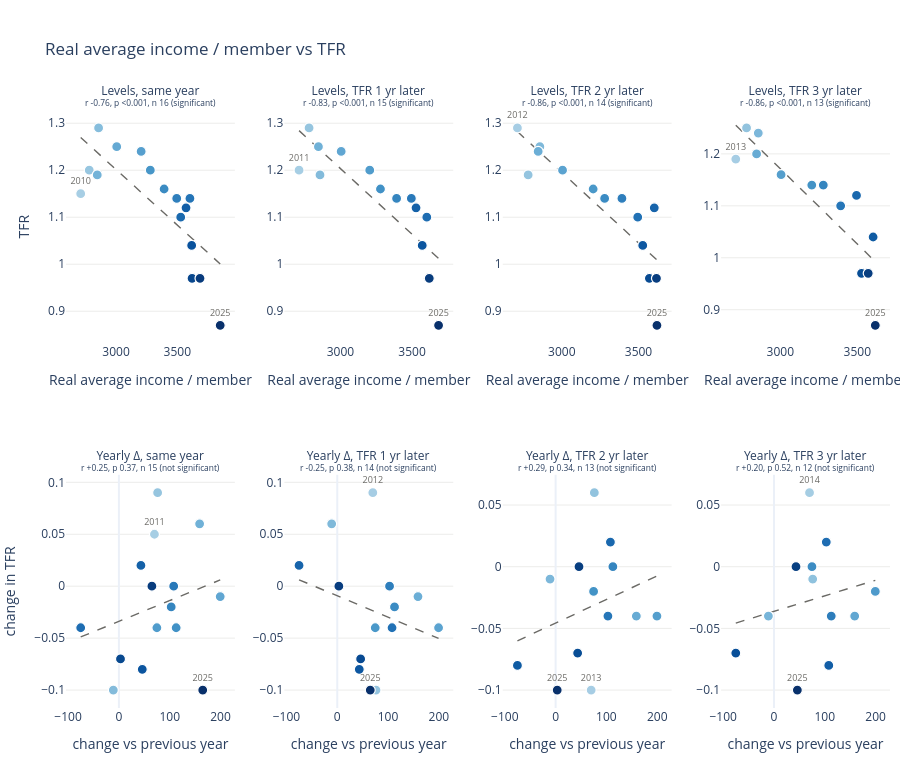

The cell this chart's notebook holds for it:
### Markdown cell above
**Average income per member (nominal).** Levels: r −0.86 to −0.93, all p < 0.001. Yearly change: same year r +0.12, p 0.68; lag 1 −0.34, p 0.24; lag 2 +0.17, p 0.57; lag 3 +0.06, p 0.85. None of these is significant.

### Code cell
link_scatters("PM_Avg_Real_2010")

### Figure 1 — Plotly figure (JSON) as saved in the notebook; plotly's stock layout.template omitted (floating-point values rounded to 4 significant figures)
{"data": [{"hoverinfo": "skip", "line": {"color": "#6b6a66", "dash": "dash", "width": 1.4}, "mode": "lines", "type": "scatter", "x": [2711.0, 2750.0, 2790.0, 2829.0, 2868.0, 2907.0, 2947.0, 2986.0, 3025.0, 3065.0, 3104.0, 3143.0, 3182.0, 3222.0, 3261.0, 3300.0, 3339.0, 3379.0, 3418.0, 3457.0, 3497.0, 3536.0, 3575.0, 3614.0, 3654.0, 3693.0, 3732.0, 3772.0, 3811.0, 3850.0], "xaxis": "x", "y": [1.27, 1.26, 1.251, 1.242, 1.232, 1.223, 1.214, 1.205, 1.195, 1.186, 1.177, 1.168, 1.158, 1.149, 1.14, 1.13, 1.121, 1.112, 1.103, 1.093, 1.084, 1.075, 1.066, 1.056, 1.047, 1.038, 1.028, 1.019, 1.01, 1.001], "yaxis": "y"}, {"customdata": [2010, 2011, 2012, 2013, 2014, 2015, 2016, 2017, 2018, 2019, 2020, 2021, 2022, 2023, 2024, 2025], "hovertemplate": "<b>%{customdata}</b><br>Real average income / member: %{x:,.3f}<br>TFR: %{y:,.3f}<extra></extra>", "marker": {"cmax": 2025, "cmin": 2002.0, "color": [2010, 2011, 2012, 2013, 2014, 2015, 2016, 2017, 2018, 2019, 2020, 2021, 2022, 2023, 2024, 2025], "colorscale": [[0.0, "rgb(247,251,255)"], [0.125, "rgb(222,235,247)"], [0.25, "rgb(198,219,239)"], [0.375, "rgb(158,202,225)"], [0.5, "rgb(107,174,214)"], [0.625, "rgb(66,146,198)"], [0.75, "rgb(33,113,181)"], [0.875, "rgb(8,81,156)"], [1.0, "rgb(8,48,107)"]], "line": {"color": "white", "width": 1.2}, "size": 10}, "mode": "markers+text", "text": ["2010", "", "", "", "", "", "", "", "", "", "", "", "", "", "", "2025"], "textfont": {"color": "#6b6a66", "size": 9}, "textposition": "top center", "type": "scatter", "x": [2711.0, 2781.0, 2857.0, 2846.0, 3005.0, 3205.0, 3279.0, 3392.0, 3495.0, 3603.0, 3528.0, 3571.0, 3617.0, 3620.0, 3685.0, 3850.0], "xaxis": "x", "y": [1.15, 1.2, 1.29, 1.19, 1.25, 1.24, 1.2, 1.16, 1.14, 1.14, 1.1, 1.12, 1.04, 0.97, 0.97, 0.87], "yaxis": "y"}, {"hoverinfo": "skip", "line": {"color": "#6b6a66", "dash": "dash", "width": 1.4}, "mode": "lines", "type": "scatter", "x": [2711.0, 2745.0, 2778.0, 2812.0, 2845.0, 2879.0, 2913.0, 2946.0, 2980.0, 3013.0, 3047.0, 3080.0, 3114.0, 3148.0, 3181.0, 3215.0, 3248.0, 3282.0, 3316.0, 3349.0, 3383.0, 3416.0, 3450.0, 3484.0, 3517.0, 3551.0, 3584.0, 3618.0, 3652.0, 3685.0], "xaxis": "x2", "y": [1.284, 1.275, 1.265, 1.256, 1.247, 1.237, 1.228, 1.219, 1.209, 1.2, 1.19, 1.181, 1.172, 1.162, 1.153, 1.143, 1.134, 1.125, 1.115, 1.106, 1.097, 1.087, 1.078, 1.068, 1.059, 1.05, 1.04, 1.031, 1.021, 1.012], "yaxis": "y2"}, {"customdata": [2011, 2012, 2013, 2014, 2015, 2016, 2017, 2018, 2019, 2020, 2021, 2022, 2023, 2024, 2025], "hovertemplate": "<b>%{customdata}</b><br>Real average income / member: %{x:,.3f}<br>TFR: %{y:,.3f}<extra></extra>", "marker": {"cmax": 2025, "cmin": 2004.0, "color": [2011, 2012, 2013, 2014, 2015, 2016, 2017, 2018, 2019, 2020, 2021, 2022, 2023, 2024, 2025], "colorscale": [[0.0, "rgb(247,251,255)"], [0.125, "rgb(222,235,247)"], [0.25, "rgb(198,219,239)"], [0.375, "rgb(158,202,225)"], [0.5, "rgb(107,174,214)"], [0.625, "rgb(66,146,198)"], [0.75, "rgb(33,113,181)"], [0.875, "rgb(8,81,156)"], [1.0, "rgb(8,48,107)"]], "line": {"color": "white", "width": 1.2}, "size": 10}, "mode": "markers+text", "text": ["2011", "", "", "", "", "", "", "", "", "", "", "", "", "", "2025"], "textfont": {"color": "#6b6a66", "size": 9}, "textposition": "top center", "type": "scatter", "x": [2711.0, 2781.0, 2857.0, 2846.0, 3005.0, 3205.0, 3279.0, 3392.0, 3495.0, 3603.0, 3528.0, 3571.0, 3617.0, 3620.0, 3685.0], "xaxis": "x2", "y": [1.2, 1.29, 1.19, 1.25, 1.24, 1.2, 1.16, 1.14, 1.14, 1.1, 1.12, 1.04, 0.97, 0.97, 0.87], "yaxis": "y2"}, {"hoverinfo": "skip", "line": {"color": "#6b6a66", "dash": "dash", "width": 1.4}, "mode": "lines", "type": "scatter", "x": [2711.0, 2742.0, 2774.0, 2805.0, 2836.0, 2868.0, 2899.0, 2930.0, 2962.0, 2993.0, 3025.0, 3056.0, 3087.0, 3119.0, 3150.0, 3181.0, 3213.0, 3244.0, 3275.0, 3307.0, 3338.0, 3369.0, 3401.0, 3432.0, 3463.0, 3495.0, 3526.0, 3557.0, 3589.0, 3620.0], "xaxis": "x3", "y": [1.282, 1.273, 1.263, 1.254, 1.244, 1.235, 1.226, 1.216, 1.207, 1.197, 1.188, 1.179, 1.169, 1.16, 1.15, 1.141, 1.131, 1.122, 1.113, 1.103, 1.094, 1.084, 1.075, 1.066, 1.056, 1.047, 1.037, 1.028, 1.018, 1.009], "yaxis": "y3"}, {"customdata": [2012, 2013, 2014, 2015, 2016, 2017, 2018, 2019, 2020, 2021, 2022, 2023, 2024, 2025], "hovertemplate": "<b>%{customdata}</b><br>Real average income / member: %{x:,.3f}<br>TFR: %{y:,.3f}<extra></extra>", "marker": {"cmax": 2025, "cmin": 2005.0, "color": [2012, 2013, 2014, 2015, 2016, 2017, 2018, 2019, 2020, 2021, 2022, 2023, 2024, 2025], "colorscale": [[0.0, "rgb(247,251,255)"], [0.125, "rgb(222,235,247)"], [0.25, "rgb(198,219,239)"], [0.375, "rgb(158,202,225)"], [0.5, "rgb(107,174,214)"], [0.625, "rgb(66,146,198)"], [0.75, "rgb(33,113,181)"], [0.875, "rgb(8,81,156)"], [1.0, "rgb(8,48,107)"]], "line": {"color": "white", "width": 1.2}, "size": 10}, "mode": "markers+text", "text": ["2012", "", "", "", "", "", "", "", "", "", "", "", "", "2025"], "textfont": {"color": "#6b6a66", "size": 9}, "textposition": "top center", "type": "scatter", "x": [2711.0, 2781.0, 2857.0, 2846.0, 3005.0, 3205.0, 3279.0, 3392.0, 3495.0, 3603.0, 3528.0, 3571.0, 3617.0, 3620.0], "xaxis": "x3", "y": [1.29, 1.19, 1.25, 1.24, 1.2, 1.16, 1.14, 1.14, 1.1, 1.12, 1.04, 0.97, 0.97, 0.87], "yaxis": "y3"}, {"hoverinfo": "skip", "line": {"color": "#6b6a66", "dash": "dash", "width": 1.4}, "mode": "lines", "type": "scatter", "x": [2711.0, 2742.0, 2773.0, 2805.0, 2836.0, 2867.0, 2898.0, 2930.0, 2961.0, 2992.0, 3023.0, 3055.0, 3086.0, 3117.0, 3148.0, 3180.0, 3211.0, 3242.0, 3273.0, 3305.0, 3336.0, 3367.0, 3398.0, 3430.0, 3461.0, 3492.0, 3523.0, 3555.0, 3586.0, 3617.0], "xaxis": "x4", "y": [1.255, 1.246, 1.237, 1.228, 1.219, 1.21, 1.201, 1.192, 1.183, 1.174, 1.165, 1.155, 1.146, 1.137, 1.128, 1.119, 1.11, 1.101, 1.092, 1.083, 1.074, 1.065, 1.056, 1.047, 1.038, 1.029, 1.02, 1.011, 1.002, 0.9926], "yaxis": "y4"}, {"customdata": [2013, 2014, 2015, 2016, 2017, 2018, 2019, 2020, 2021, 2022, 2023, 2024, 2025], "hovertemplate": "<b>%{customdata}</b><br>Real average income / member: %{x:,.3f}<br>TFR: %{y:,.3f}<extra></extra>", "marker": {"cmax": 2025, "cmin": 2006.0, "color": [2013, 2014, 2015, 2016, 2017, 2018, 2019, 2020, 2021, 2022, 2023, 2024, 2025], "colorscale": [[0.0, "rgb(247,251,255)"], [0.125, "rgb(222,235,247)"], [0.25, "rgb(198,219,239)"], [0.375, "rgb(158,202,225)"], [0.5, "rgb(107,174,214)"], [0.625, "rgb(66,146,198)"], [0.75, "rgb(33,113,181)"], [0.875, "rgb(8,81,156)"], [1.0, "rgb(8,48,107)"]], "line": {"color": "white", "width": 1.2}, "size": 10}, "mode": "markers+text", "text": ["2013", "", "", "", "", "", "", "", "", "", "", "", "2025"], "textfont": {"color": "#6b6a66", "size": 9}, "textposition": "top center", "type": "scatter", "x": [2711.0, 2781.0, 2857.0, 2846.0, 3005.0, 3205.0, 3279.0, 3392.0, 3495.0, 3603.0, 3528.0, 3571.0, 3617.0], "xaxis": "x4", "y": [1.19, 1.25, 1.24, 1.2, 1.16, 1.14, 1.14, 1.1, 1.12, 1.04, 0.97, 0.97, 0.87], "yaxis": "y4"}, {"hoverinfo": "skip", "line": {"color": "#6b6a66", "dash": "dash", "width": 1.4}, "mode": "lines", "type": "scatter", "x": [-75.19, -65.72, -56.25, -46.78, -37.31, -27.84, -18.37, -8.9, 0.57, 10.04, 19.51, 28.98, 38.45, 47.92, 57.39, 66.86, 76.33, 85.8, 95.27, 104.7, 114.2, 123.7, 133.2, 142.6, 152.1, 161.6, 171.0, 180.5, 190.0, 199.4], "xaxis": "x5", "y": [-0.04885, -0.04696, -0.04506, -0.04317, -0.04128, -0.03939, -0.0375, -0.03561, -0.03372, -0.03183, -0.02994, -0.02804, -0.02615, -0.02426, -0.02237, -0.02048, -0.01859, -0.0167, -0.01481, -0.01292, -0.01102, -0.009133, -0.007242, -0.005351, -0.00346, -0.001569, 0.0003222, 0.002213, 0.004104, 0.005996], "yaxis": "y5"}, {"customdata": [2011, 2012, 2013, 2014, 2015, 2016, 2017, 2018, 2019, 2020, 2021, 2022, 2023, 2024, 2025], "hovertemplate": "<b>%{customdata}</b><br>Real average income / member: %{x:,.3f}<br>TFR: %{y:,.3f}<extra></extra>", "marker": {"cmax": 2025, "cmin": 2004.0, "color": [2011, 2012, 2013, 2014, 2015, 2016, 2017, 2018, 2019, 2020, 2021, 2022, 2023, 2024, 2025], "colorscale": [[0.0, "rgb(247,251,255)"], [0.125, "rgb(222,235,247)"], [0.25, "rgb(198,219,239)"], [0.375, "rgb(158,202,225)"], [0.5, "rgb(107,174,214)"], [0.625, "rgb(66,146,198)"], [0.75, "rgb(33,113,181)"], [0.875, "rgb(8,81,156)"], [1.0, "rgb(8,48,107)"]], "line": {"color": "white", "width": 1.2}, "size": 10}, "mode": "markers+text", "text": ["2011", "", "", "", "", "", "", "", "", "", "", "", "", "", "2025"], "textfont": {"color": "#6b6a66", "size": 9}, "textposition": "top center", "type": "scatter", "x": [69.97, 76.24, -10.97, 158.9, 199.4, 74.77, 112.7, 102.9, 107.8, -75.19, 43.34, 46.03, 3.16, 64.96, 165.0], "xaxis": "x5", "y": [0.05, 0.09, -0.1, 0.06, -0.01, -0.04, -0.04, -0.02, 0.0, -0.04, 0.02, -0.08, -0.07, 0.0, -0.1], "yaxis": "y5"}, {"hoverinfo": "skip", "line": {"color": "#6b6a66", "dash": "dash", "width": 1.4}, "mode": "lines", "type": "scatter", "x": [-75.19, -65.72, -56.25, -46.78, -37.31, -27.84, -18.37, -8.9, 0.57, 10.04, 19.51, 28.98, 38.45, 47.92, 57.39, 66.86, 76.33, 85.8, 95.27, 104.7, 114.2, 123.7, 133.2, 142.6, 152.1, 161.6, 171.0, 180.5, 190.0, 199.4], "xaxis": "x6", "y": [0.006179, 0.004233, 0.002287, 0.0003409, -0.001605, -0.003551, -0.005497, -0.007444, -0.00939, -0.01134, -0.01328, -0.01523, -0.01717, -0.01912, -0.02107, -0.02301, -0.02496, -0.0269, -0.02885, -0.0308, -0.03274, -0.03469, -0.03664, -0.03858, -0.04053, -0.04247, -0.04442, -0.04637, -0.04831, -0.05026], "yaxis": "y6"}, {"customdata": [2012, 2013, 2014, 2015, 2016, 2017, 2018, 2019, 2020, 2021, 2022, 2023, 2024, 2025], "hovertemplate": "<b>%{customdata}</b><br>Real average income / member: %{x:,.3f}<br>TFR: %{y:,.3f}<extra></extra>", "marker": {"cmax": 2025, "cmin": 2005.0, "color": [2012, 2013, 2014, 2015, 2016, 2017, 2018, 2019, 2020, 2021, 2022, 2023, 2024, 2025], "colorscale": [[0.0, "rgb(247,251,255)"], [0.125, "rgb(222,235,247)"], [0.25, "rgb(198,219,239)"], [0.375, "rgb(158,202,225)"], [0.5, "rgb(107,174,214)"], [0.625, "rgb(66,146,198)"], [0.75, "rgb(33,113,181)"], [0.875, "rgb(8,81,156)"], [1.0, "rgb(8,48,107)"]], "line": {"color": "white", "width": 1.2}, "size": 10}, "mode": "markers+text", "text": ["2012", "", "", "", "", "", "", "", "", "", "", "", "", "2025"], "textfont": {"color": "#6b6a66", "size": 9}, "textposition": "top center", "type": "scatter", "x": [69.97, 76.24, -10.97, 158.9, 199.4, 74.77, 112.7, 102.9, 107.8, -75.19, 43.34, 46.03, 3.16, 64.96], "xaxis": "x6", "y": [0.09, -0.1, 0.06, -0.01, -0.04, -0.04, -0.02, 0.0, -0.04, 0.02, -0.08, -0.07, 0.0, -0.1], "yaxis": "y6"}, {"hoverinfo": "skip", "line": {"color": "#6b6a66", "dash": "dash", "width": 1.4}, "mode": "lines", "type": "scatter", "x": [-75.19, -65.72, -56.25, -46.78, -37.31, -27.84, -18.37, -8.9, 0.57, 10.04, 19.51, 28.98, 38.45, 47.92, 57.39, 66.86, 76.33, 85.8, 95.27, 104.7, 114.2, 123.7, 133.2, 142.6, 152.1, 161.6, 171.0, 180.5, 190.0, 199.4], "xaxis": "x7", "y": [-0.06005, -0.05824, -0.05643, -0.05462, -0.05281, -0.051, -0.04919, -0.04738, -0.04557, -0.04376, -0.04195, -0.04014, -0.03833, -0.03652, -0.03471, -0.0329, -0.03109, -0.02928, -0.02747, -0.02565, -0.02384, -0.02203, -0.02022, -0.01841, -0.0166, -0.01479, -0.01298, -0.01117, -0.009364, -0.007553], "yaxis": "y7"}, {"customdata": [2013, 2014, 2015, 2016, 2017, 2018, 2019, 2020, 2021, 2022, 2023, 2024, 2025], "hovertemplate": "<b>%{customdata}</b><br>Real average income / member: %{x:,.3f}<br>TFR: %{y:,.3f}<extra></extra>", "marker": {"cmax": 2025, "cmin": 2006.0, "color": [2013, 2014, 2015, 2016, 2017, 2018, 2019, 2020, 2021, 2022, 2023, 2024, 2025], "colorscale": [[0.0, "rgb(247,251,255)"], [0.125, "rgb(222,235,247)"], [0.25, "rgb(198,219,239)"], [0.375, "rgb(158,202,225)"], [0.5, "rgb(107,174,214)"], [0.625, "rgb(66,146,198)"], [0.75, "rgb(33,113,181)"], [0.875, "rgb(8,81,156)"], [1.0, "rgb(8,48,107)"]], "line": {"color": "white", "width": 1.2}, "size": 10}, "mode": "markers+text", "text": ["2013", "", "", "", "", "", "", "", "", "", "", "", "2025"], "textfont": {"color": "#6b6a66", "size": 9}, "textposition": "top center", "type": "scatter", "x": [69.97, 76.24, -10.97, 158.9, 199.4, 74.77, 112.7, 102.9, 107.8, -75.19, 43.34, 46.03, 3.16], "xaxis": "x7", "y": [-0.1, 0.06, -0.01, -0.04, -0.04, -0.02, 0.0, -0.04, 0.02, -0.08, -0.07, 0.0, -0.1], "yaxis": "y7"}, {"hoverinfo": "skip", "line": {"color": "#6b6a66", "dash": "dash", "width": 1.4}, "mode": "lines", "type": "scatter", "x": [-75.19, -65.72, -56.25, -46.78, -37.31, -27.84, -18.37, -8.9, 0.57, 10.04, 19.51, 28.98, 38.45, 47.92, 57.39, 66.86, 76.33, 85.8, 95.27, 104.7, 114.2, 123.7, 133.2, 142.6, 152.1, 161.6, 171.0, 180.5, 190.0, 199.4], "xaxis": "x8", "y": [-0.04569, -0.0445, -0.0433, -0.0421, -0.04091, -0.03971, -0.03852, -0.03732, -0.03613, -0.03493, -0.03374, -0.03254, -0.03134, -0.03015, -0.02895, -0.02776, -0.02656, -0.02537, -0.02417, -0.02298, -0.02178, -0.02058, -0.01939, -0.01819, -0.017, -0.0158, -0.01461, -0.01341, -0.01221, -0.01102], "yaxis": "y8"}, {"customdata": [2014, 2015, 2016, 2017, 2018, 2019, 2020, 2021, 2022, 2023, 2024, 2025], "hovertemplate": "<b>%{customdata}</b><br>Real average income / member: %{x:,.3f}<br>TFR: %{y:,.3f}<extra></extra>", "marker": {"cmax": 2025, "cmin": 2008.0, "color": [2014, 2015, 2016, 2017, 2018, 2019, 2020, 2021, 2022, 2023, 2024, 2025], "colorscale": [[0.0, "rgb(247,251,255)"], [0.125, "rgb(222,235,247)"], [0.25, "rgb(198,219,239)"], [0.375, "rgb(158,202,225)"], [0.5, "rgb(107,174,214)"], [0.625, "rgb(66,146,198)"], [0.75, "rgb(33,113,181)"], [0.875, "rgb(8,81,156)"], [1.0, "rgb(8,48,107)"]], "line": {"color": "white", "width": 1.2}, "size": 10}, "mode": "markers+text", "text": ["2014", "", "", "", "", "", "", "", "", "", "", "2025"], "textfont": {"color": "#6b6a66", "size": 9}, "textposition": "top center", "type": "scatter", "x": [69.97, 76.24, -10.97, 158.9, 199.4, 74.77, 112.7, 102.9, 107.8, -75.19, 43.34, 46.03], "xaxis": "x8", "y": [0.06, -0.01, -0.04, -0.04, -0.02, 0.0, -0.04, 0.02, -0.08, -0.07, 0.0, -0.1], "yaxis": "y8"}], "layout": {"annotations": [{"font": {"size": 12}, "showarrow": false, "text": "Levels, same year<br><sup>r -0.76, p <0.001, n 16 (significant)</sup>", "x": 0.1025, "xanchor": "center", "xref": "paper", "y": 1.0, "yanchor": "bottom", "yref": "paper"}, {"font": {"size": 12}, "showarrow": false, "text": "Levels, TFR 1 yr later<br><sup>r -0.83, p <0.001, n 15 (significant)</sup>", "x": 0.3675, "xanchor": "center", "xref": "paper", "y": 1.0, "yanchor": "bottom", "yref": "paper"}, {"font": {"size": 12}, "showarrow": false, "text": "Levels, TFR 2 yr later<br><sup>r -0.86, p <0.001, n 14 (significant)</sup>", "x": 0.6325, "xanchor": "center", "xref": "paper", "y": 1.0, "yanchor": "bottom", "yref": "paper"}, {"font": {"size": 12}, "showarrow": false, "text": "Levels, TFR 3 yr later<br><sup>r -0.86, p <0.001, n 13 (significant)</sup>", "x": 0.8975, "xanchor": "center", "xref": "paper", "y": 1.0, "yanchor": "bottom", "yref": "paper"}, {"font": {"size": 12}, "showarrow": false, "text": "Yearly Δ, same year<br><sup>r +0.25, p 0.37, n 15 (not significant)</sup>", "x": 0.1025, "xanchor": "center", "xref": "paper", "y": 0.39, "yanchor": "bottom", "yref": "paper"}, {"font": {"size": 12}, "showarrow": false, "text": "Yearly Δ, TFR 1 yr later<br><sup>r -0.25, p 0.38, n 14 (not significant)</sup>", "x": 0.3675, "xanchor": "center", "xref": "paper", "y": 0.39, "yanchor": "bottom", "yref": "paper"}, {"font": {"size": 12}, "showarrow": false, "text": "Yearly Δ, TFR 2 yr later<br><sup>r +0.29, p 0.34, n 13 (not significant)</sup>", "x": 0.6325, "xanchor": "center", "xref": "paper", "y": 0.39, "yanchor": "bottom", "yref": "paper"}, {"font": {"size": 12}, "showarrow": false, "text": "Yearly Δ, TFR 3 yr later<br><sup>r +0.20, p 0.52, n 12 (not significant)</sup>", "x": 0.8975, "xanchor": "center", "xref": "paper", "y": 0.39, "yanchor": "bottom", "yref": "paper"}], "font": {"size": 12}, "height": 760, "hovermode": "closest", "legend": {"orientation": "h", "title": {}, "x": 0, "y": 1.0, "yanchor": "bottom"}, "margin": {"b": 10, "l": 10, "r": 10, "t": 110}, "showlegend": false, "title": {"text": "Real average income / member vs TFR"}, "xaxis": {"anchor": "y", "domain": [0.0, 0.205], "gridcolor": "#ececea", "showgrid": false, "title": {"text": "Real average income / member"}}, "xaxis2": {"anchor": "y2", "domain": [0.265, 0.47], "gridcolor": "#ececea", "showgrid": false, "title": {"text": "Real average income / member"}}, "xaxis3": {"anchor": "y3", "domain": [0.53, 0.735], "gridcolor": "#ececea", "showgrid": false, "title": {"text": "Real average income / member"}}, "xaxis4": {"anchor": "y4", "domain": [0.795, 1.0], "gridcolor": "#ececea", "showgrid": false, "title": {"text": "Real average income / member"}}, "xaxis5": {"anchor": "y5", "domain": [0.0, 0.205], "gridcolor": "#ececea", "showgrid": false, "title": {"text": "change vs previous year"}}, "xaxis6": {"anchor": "y6", "domain": [0.265, 0.47], "gridcolor": "#ececea", "showgrid": false, "title": {"text": "change vs previous year"}}, "xaxis7": {"anchor": "y7", "domain": [0.53, 0.735], "gridcolor": "#ececea", "showgrid": false, "title": {"text": "change vs previous year"}}, "xaxis8": {"anchor": "y8", "domain": [0.795, 1.0], "gridcolor": "#ececea", "showgrid": false, "title": {"text": "change vs previous year"}}, "yaxis": {"anchor": "x", "domain": [0.61, 1.0], "gridcolor": "#ececea", "title": {"text": "TFR"}, "zeroline": false}, "yaxis2": {"anchor": "x2", "domain": [0.61, 1.0], "gridcolor": "#ececea", "zeroline": false}, "yaxis3": {"anchor": "x3", "domain": [0.61, 1.0], "gridcolor": "#ececea", "zeroline": false}, "yaxis4": {"anchor": "x4", "domain": [0.61, 1.0], "gridcolor": "#ececea", "zeroline": false}, "yaxis5": {"anchor": "x5", "domain": [0.0, 0.39], "gridcolor": "#ececea", "title": {"text": "change in TFR"}, "zeroline": false}, "yaxis6": {"anchor": "x6", "domain": [0.0, 0.39], "gridcolor": "#ececea", "zeroline": false}, "yaxis7": {"anchor": "x7", "domain": [0.0, 0.39], "gridcolor": "#ececea", "zeroline": false}, "yaxis8": {"anchor": "x8", "domain": [0.0, 0.39], "gridcolor": "#ececea", "zeroline": false}}}
